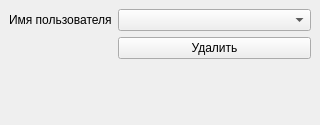
<?xml version="1.0" encoding="UTF-8"?>
<ui version="4.0">
 <class>delete_user</class>
 <widget class="QMainWindow" name="delete_user">
  <property name="geometry">
   <rect>
    <x>0</x>
    <y>0</y>
    <width>320</width>
    <height>125</height>
   </rect>
  </property>
  <property name="minimumSize">
   <size>
    <width>320</width>
    <height>125</height>
   </size>
  </property>
  <property name="maximumSize">
   <size>
    <width>320</width>
    <height>125</height>
   </size>
  </property>
  <property name="windowTitle">
   <string>Удаление пользователя</string>
  </property>
  <widget class="QWidget" name="centralwidget">
   <layout class="QFormLayout" name="formLayout">
    <item row="0" column="0">
     <widget class="QLabel" name="label_user">
      <property name="text">
       <string>Имя пользователя</string>
      </property>
     </widget>
    </item>
    <item row="0" column="1">
     <widget class="QComboBox" name="comboBox"/>
    </item>
    <item row="1" column="1">
     <widget class="QPushButton" name="pushButton_del">
      <property name="text">
       <string>Удалить</string>
      </property>
     </widget>
    </item>
   </layout>
  </widget>
 </widget>
 <resources/>
 <connections/>
</ui>
